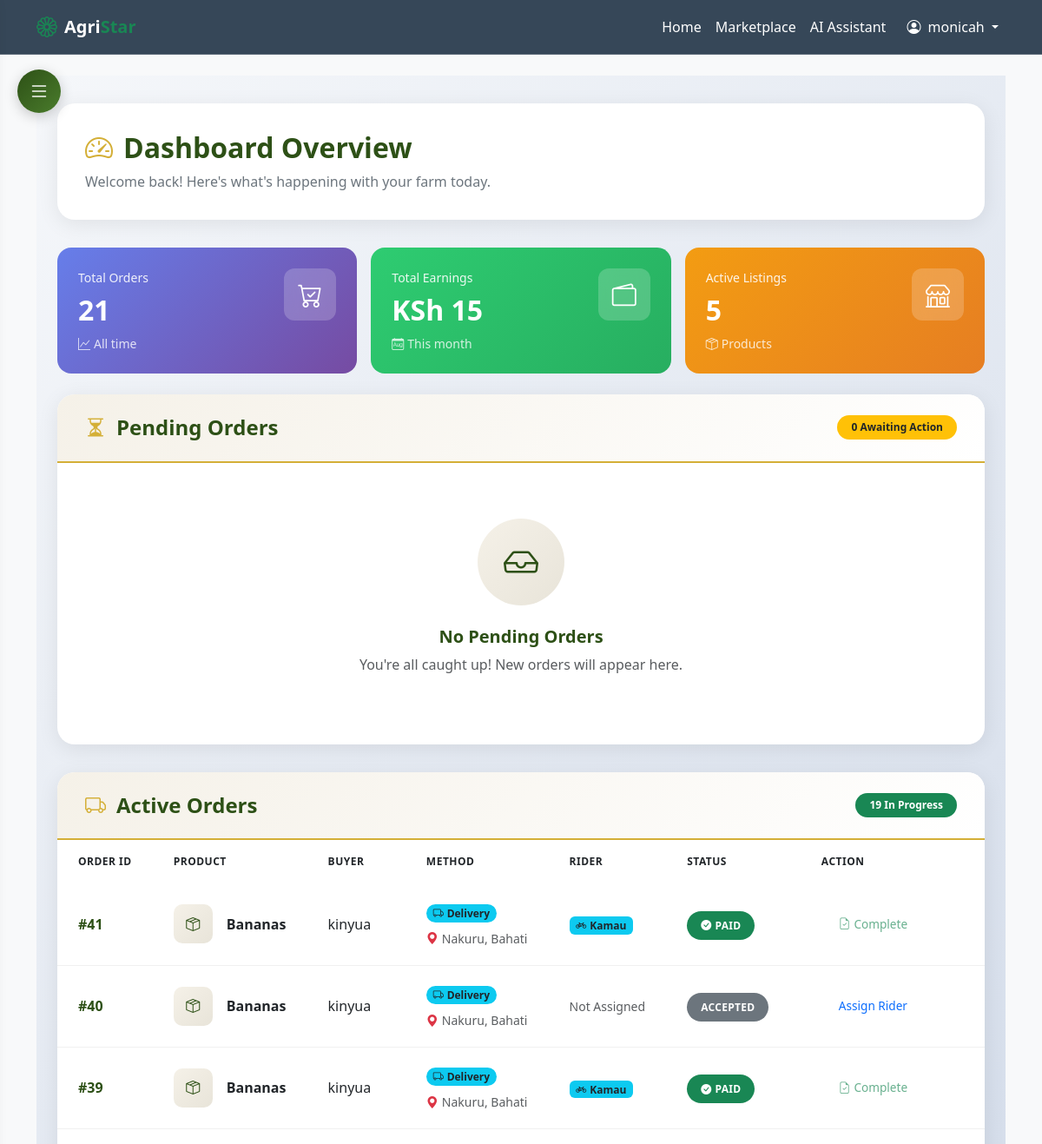
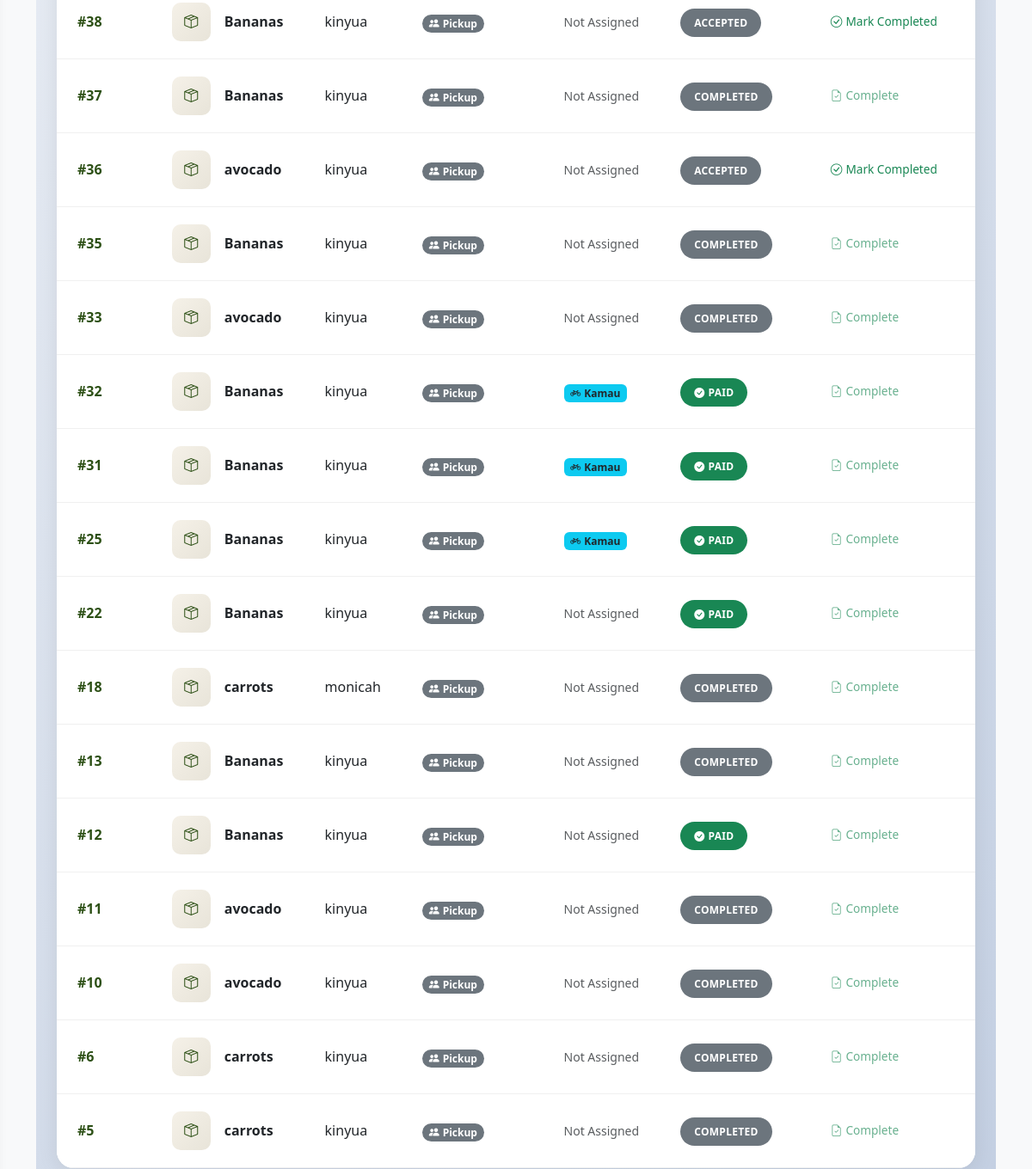
The app's page /users/dashboard/ (signed in, upper part), older data (2 pictures, top to bottom).
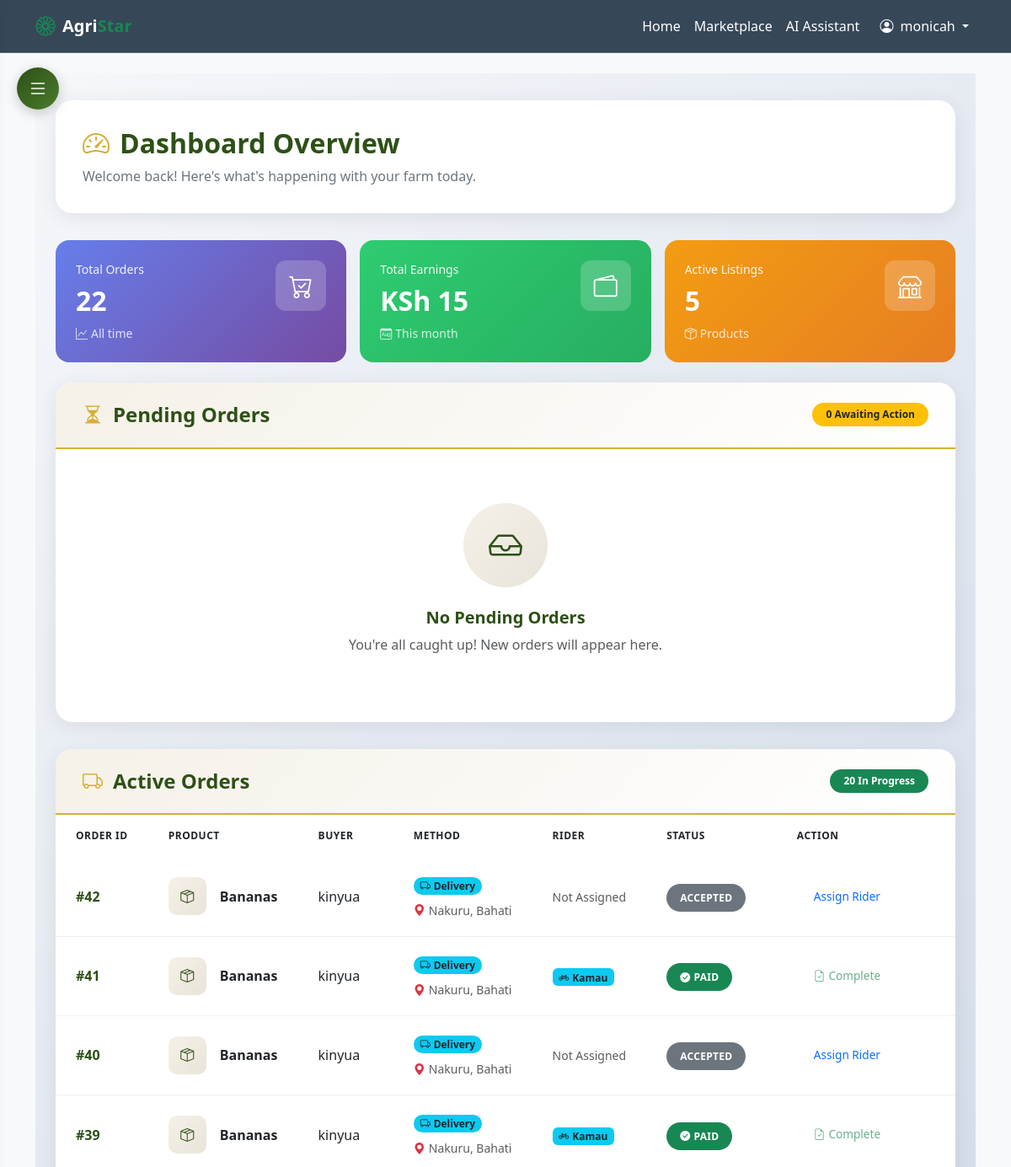
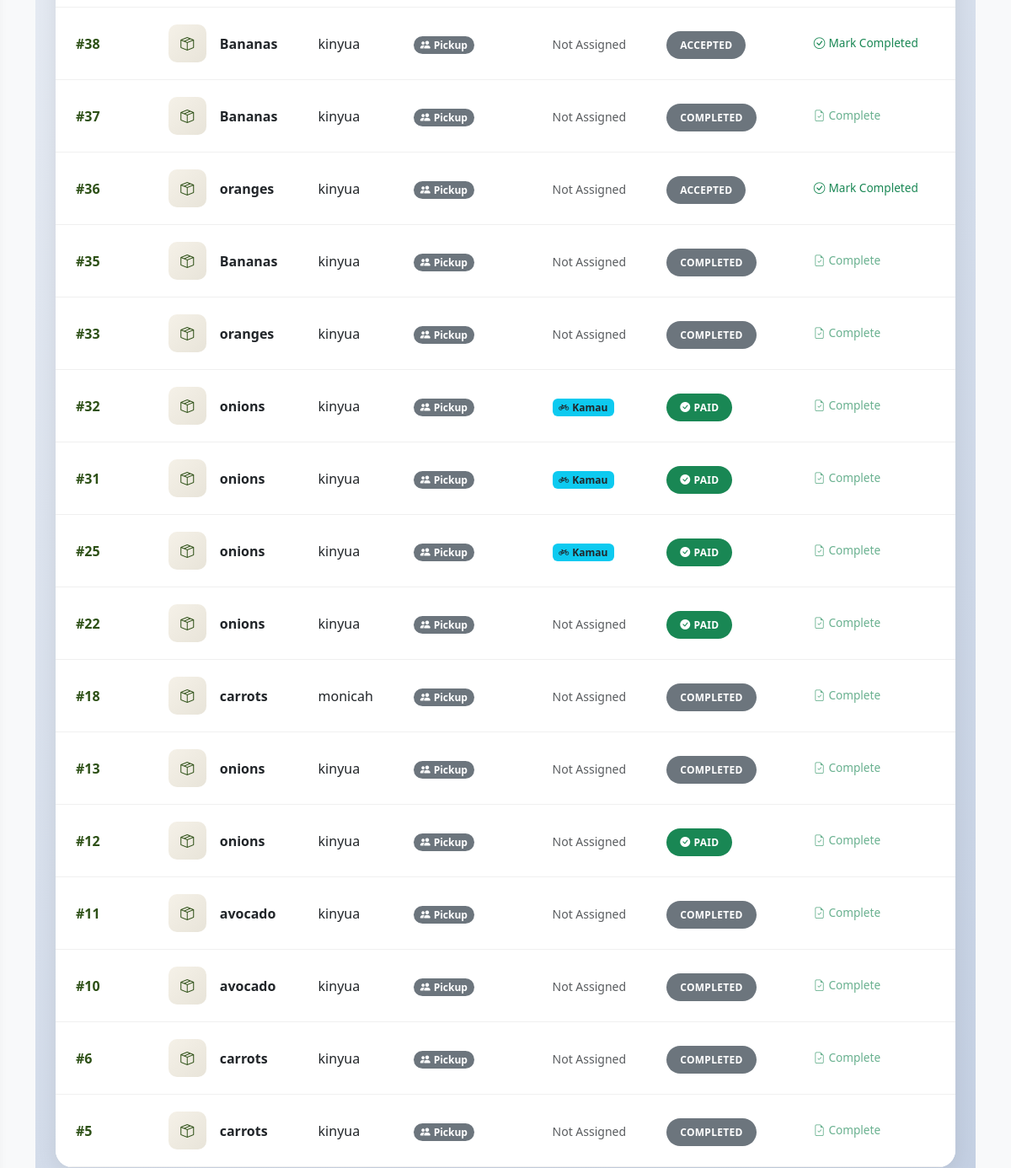
The same page, newer data (2 pictures, top to bottom).
### marketplace/models.py (models this page shows, shortened)
class Order(models.Model):
    STATUS_CHOICES = [
        ('PENDING', 'Pending'),
        ('ACCEPTED', 'Accepted'),
        ('ESCROW', 'Escrow (Paid)'),
        ('IN_DELIVERY', 'In Delivery'),
        ('DELIVERED', 'Delivered'),
        ('PAID_OUT', 'Paid Out to Farmer'),
        ('COMPLETED', 'Completed'),
        ('CANCELLED', 'Cancelled'),
        ('DISPUTED', 'Disputed'),
        ('REFUNDED', 'Refunded'),
    ]
    DELIVERY_METHOD_CHOICES = [
        ('PICKUP', 'Pickup (Buyer collects)'),
        ('DELIVERY', 'Delivery (Rider needed)'),
    ]
    buyer = models.ForeignKey(settings.AUTH_USER_MODEL, on_delete=models.CASCADE, related_name='orders')
    product = models.ForeignKey(Product, on_delete=models.CASCADE, related_name='orders')
    quantity = models.PositiveIntegerField(default=1)
    total_price = models.DecimalField(max_digits=10, decimal_places=2)
    status = models.CharField(max_length=20, choices=STATUS_CHOICES, default='PENDING')
    delivery_method = models.CharField(max_length=20, choices=DELIVERY_METHOD_CHOICES, default='PICKUP')
    delivery_address = models.ForeignKey(DeliveryAddress, on_delete=models.SET_NULL, null=True, blank=True, related_name='orders', help_text="Buyer's delivery address for this order")
    mpesa_receipt_number = models.CharField(max_length=50, blank=True, null=True)
    checkout_request_id = models.CharField(max_length=100, blank=True, null=True)
    assigned_rider = models.ForeignKey(settings.AUTH_USER_MODEL, on_delete=models.SET_NULL, null=True, blank=True, related_name='assigned_orders')
    delivery_fee = models.DecimalField(max_digits=10, decimal_places=2, null=True, blank=True)
    estimated_delivery_time = models.CharField(max_length=50, blank=True, null=True, help_text="E.g. 30 mins")
    delivery_distance_km = models.DecimalField(max_digits=5, decimal_places=2, null=True, blank=True)
    is_ready_for_pickup = models.BooleanField(default=False, help_text="Marked by farmer when ready for rider")
    pickup_verification_code = models.CharField(max_length=6, blank=True, null=True, help_text="Code rider scans/enters to confirm pickup")
    delivery_verification_code = models.CharField(max_length=6, blank=True, null=True, help_text="Code buyer scans/enters to confirm delivery")
    created_at = models.DateTimeField(auto_now_add=True)
    updated_at = models.DateTimeField(auto_now=True)

class Product(models.Model):
    CATEGORY_CHOICES = [
        ('VEGETABLES', 'Vegetables'),
        ('FRUITS', 'Fruits'),
        ('GRAINS', 'Grains'),
        ('LIVESTOCK', 'Livestock'),
        ('EQUIPMENT', 'Equipment'),
        ('SEEDS', 'Seeds'),
    ]
    seller = models.ForeignKey(settings.AUTH_USER_MODEL, on_delete=models.CASCADE, related_name='products')
    name = models.CharField(max_length=200)
    description = models.TextField()
    price = models.DecimalField(max_digits=10, decimal_places=2)
    category = models.CharField(max_length=20, choices=CATEGORY_CHOICES)
    image = models.ImageField(upload_to='products/', blank=True, null=True)
    location = models.CharField(max_length=100)
    unit = models.CharField(
        max_length=50,
        help_text="e.g. kg, litre, crate, tray, piece",
        default='kg'
    )
    available = models.BooleanField(default=True)
    approval_status = models.CharField(
        max_length=20,
        choices=[('PENDING', 'Pending'), ('APPROVED', 'Approved'), ('REJECTED', 'Rejected')],
        default='PENDING'
    )
    quantity = models.PositiveIntegerField(default=1)
    freshness_notes = models.TextField(blank=True, null=True)
    last_updated = models.DateTimeField(auto_now=True)
    created_at = models.DateTimeField(auto_now_add=True)

### users/models.py (models this page shows, shortened)
class User(AbstractUser):
    class Role(models.TextChoices):
        FARMER = 'FARMER', _('Farmer')
        BUYER = 'BUYER', _('Buyer')
        SUPPLIER = 'SUPPLIER', _('Supplier')
        RIDER = 'RIDER', _('Rider')
        ADMIN = 'ADMIN', _('Admin')
    role = models.CharField(
        max_length=20,
        choices=Role.choices,
        default=Role.FARMER
    )
    language_preference = models.CharField(
        max_length=10,
        choices=[('en', 'English'), ('sw', 'Kiswahili')],
        default='en'
    )

class DeliveryAddress(models.Model):
    user = models.ForeignKey(User, on_delete=models.CASCADE, related_name='delivery_addresses')
    label = models.CharField(max_length=50, blank=True, help_text="e.g., Home, Office")
    county = models.CharField(max_length=100)
    constituency = models.CharField(max_length=100)
    ward = models.CharField(max_length=100)
    gps_coordinates = models.CharField(max_length=100, blank=True, help_text="Latitude, Longitude")
    additional_details = models.TextField(blank=True, help_text="Building name, floor, landmarks")
    is_default = models.BooleanField(default=False)
    created_at = models.DateTimeField(auto_now_add=True)
    updated_at = models.DateTimeField(auto_now=True)
    class Meta:
        ordering = ['-is_default', '-created_at']
        verbose_name_plural = "Delivery Addresses"

### users/views.py (the view, shortened to what this page needs)
# urls.py: path('dashboard/', views.dashboard, name='dashboard'),
@login_required
def dashboard(request):
    user = request.user
    if user.role == User.Role.FARMER:
        from marketplace.models import Order, Product
        from django.db.models import Sum
        orders_count = Order.objects.filter(product__seller=user).count()
        active_products_count = Product.objects.filter(seller=user, available=True).count()
        pending_orders = Order.objects.filter(product__seller=user, status='PENDING').order_by('-created_at')
        accepted_statuses = ['ACCEPTED', 'ESCROW', 'IN_DELIVERY', 'DELIVERED', 'PAID_OUT', 'COMPLETED']
        accepted_orders = Order.objects.filter(product__seller=user, status__in=accepted_statuses).order_by('-created_at')
        total_earnings = Order.objects.filter(product__seller=user, status='PAID_OUT').aggregate(Sum('total_price'))['total_price__sum'] or 0
        context = {
            'orders_count': orders_count,
            'active_products_count': active_products_count,
            'pending_orders': pending_orders,
            'accepted_orders': accepted_orders,
            'total_earnings': total_earnings,
        }
        return render(request, 'users/dashboard_farmer.html', context)
    elif user.role == User.Role.SUPPLIER:
        return render(request, 'users/dashboard_supplier.html')
    else:
        return render(request, 'users/dashboard_base.html') # Fallback

### templates/users/dashboard_farmer.html (shortened to what the changed rows need)
{% extends 'base.html' %}
{% load static %}
{% block content %}
<div class="dashboard-wrapper">
    <div class="dashboard-content">
        <div class="page-header">
            <h2>
                <i class="bi bi-speedometer2"></i>
                Dashboard Overview
            </h2>
        </div>
        <div class="row g-3 mb-4">
            <div class="col-md-4">
                <div class="stat-card"
                    style="background: linear-gradient(135deg, #667eea 0%, #764ba2 100%); color: white;">
                    <div class="d-flex justify-content-between align-items-start">
                        <div>
                            <div class="small mb-2" style="opacity: 0.9;">Total Orders</div>
                            <h2 class="fw-bold mb-0">{{ orders_count }}</h2>
                            <div class="small mt-2" style="opacity: 0.8;">
                                <i class="bi bi-graph-up me-1"></i>All time
                            </div>
                        </div>
                    </div>
                </div>
            </div>
            <div class="col-md-4">
                <div class="stat-card"
                    style="background: linear-gradient(135deg, #2ecc71 0%, #27ae60 100%); color: white;">
                    <div class="d-flex justify-content-between align-items-start">
                        <div>
                            <h2 class="fw-bold mb-0">KSh {{ total_earnings|floatformat:0 }}</h2>
                        </div>
                    </div>
                </div>
            </div>
            <div class="col-md-4">
                <div class="stat-card"
                    style="background: linear-gradient(135deg, #f39c12 0%, #e67e22 100%); color: white;">
                    <div class="d-flex justify-content-between align-items-start">
                        <div>
                            <h2 class="fw-bold mb-0">{{ active_products_count|default:0 }}</h2>
                        </div>
                    </div>
                </div>
            </div>
        </div>
        <div class="table-card">
            <div class="table-card-header">
                <div class="d-flex justify-content-between align-items-center flex-wrap gap-2">
                    <h4 class="section-title mb-0">
                        <i class="bi bi-truck"></i>
                        Active Orders
                    </h4>
                    <span class="badge bg-success px-3 py-2" style="border-radius: 20px;">
                        {{ accepted_orders.count }} In Progress
                    </span>
                </div>
            </div>
            <div class="table-responsive">
                {% if accepted_orders %}
                <table class="modern-table table mb-0">
                    <thead>
                        <tr>
                            <th>Order ID</th>
                            <th>Product</th>
                            <th>Buyer</th>
                            <th>Method</th>
                            <th>Rider</th>
                            <th>Status</th>
                            <th>Action</th>
                        </tr>
                    </thead>
                    <tbody>
                        {% for order in accepted_orders %}
                        <tr>
                            <td class="fw-bold" style="color: var(--agri-green);">#{{ order.id }}</td>
                            <td>
                                <div class="d-flex align-items-center gap-3">
                                    <div class="product-preview">
                                        <i class="bi bi-box-seam"></i>
                                    </div>
                                    <span class="fw-semibold">{{ order.product.name }}</span>
                                </div>
                            </td>
                            <td>{{ order.buyer.username }}</td>
                            <td>
                                {% if order.delivery_method == 'PICKUP' %}
                                <span class="badge bg-secondary rounded-pill"><i
                                        class="bi bi-people-fill me-1"></i>Pickup</span>
                                {% else %}
                                <span class="badge bg-info text-dark rounded-pill"><i
                                        class="bi bi-truck me-1"></i>Delivery</span>
                                {% if order.delivery_address %}
                                <div class="mt-2 small text-muted">
                                    <i class="bi bi-geo-alt-fill text-danger me-1"></i>{{ order.delivery_address.county }}, {{ order.delivery_address.ward }}
                                    <br>
                                </div>
                                {% endif %}
                                {% endif %}
                            </td>
                            <td>
                                {% if order.assigned_rider %}
                                <span class="badge bg-info text-dark">
                                    <i class="bi bi-bicycle me-1"></i>{{ order.assigned_rider.username }}
                                </span>
                                {% else %}
                                <span class="text-muted small">Not Assigned</span>
                                {% endif %}
                            </td>
                            <td>
                                {% if order.status == 'ESCROW' %}
                                <span class="status-badge bg-info text-white">
                                    <i class="bi bi-shield-lock me-1"></i>Escrow
                                </span>
                                {% elif order.status == 'PAID_OUT' %}
                                <span class="status-badge bg-success text-white">
                                    <i class="bi bi-check-circle-fill me-1"></i>Paid
                                </span>
                                {% else %}
                                <span class="status-badge bg-secondary text-white">
                                    {{ order.status }}
                                </span>
                                {% endif %}
                            </td>
                            <td>
                                {% if order.status == 'PAID_OUT' or order.status == 'COMPLETED' %}
                                <button class="btn action-btn btn-outline-success" disabled>
                                    <i class="bi bi-file-earmark-check me-1"></i>Complete
                                </button>
                                {% else %}
                                {% if order.delivery_method == 'DELIVERY' %}
                                <a href="{% url 'find_rider' order.id %}" class="btn action-btn btn-outline-primary">
                                    {% if order.assigned_rider %}Change Rider{% else %}Assign Rider{% endif %}
                                </a>
                                {% else %}
                                <a href="{% url 'complete_pickup_order' order.id %}"
                                    class="btn action-btn btn-outline-success">
                                    <i class="bi bi-check-circle me-1"></i>Mark Completed
                                </a>
                                {% endif %}
                                {% endif %}
                            </td>
                        </tr>
                        {% endfor %}
                    </tbody>
                </table>
                {% endif %}
            </div>
        </div>
    </div>
</div>
{% endblock %}

Row changes from the older to the newer data that the page shows:
added Order: id "42", product.name "Bananas", buyer.username "kinyua", delivery_address.county "Nakuru", delivery_address.ward "Bahati", shows "Not Assigned", status "ACCEPTED", delivery_method "Assign Rider"
changed through a linked row, Order id 36: product.name "avocado" → "oranges"
changed through a linked row, Order id 33: product.name "avocado" → "oranges"
changed through a linked row, Order id 32: product.name "Bananas" → "onions"
changed through a linked row, Order id 31: product.name "Bananas" → "onions"
changed through a linked row, Order id 25: product.name "Bananas" → "onions"
changed through a linked row, Order id 22: product.name "Bananas" → "onions"
changed through a linked row, Order id 13: product.name "Bananas" → "onions"
changed through a linked row, Order id 12: product.name "Bananas" → "onions"
Text that changed along with them:
{{ orders_count }}: "21" → "22"
{{ accepted_orders.count }}: "19" → "20"
